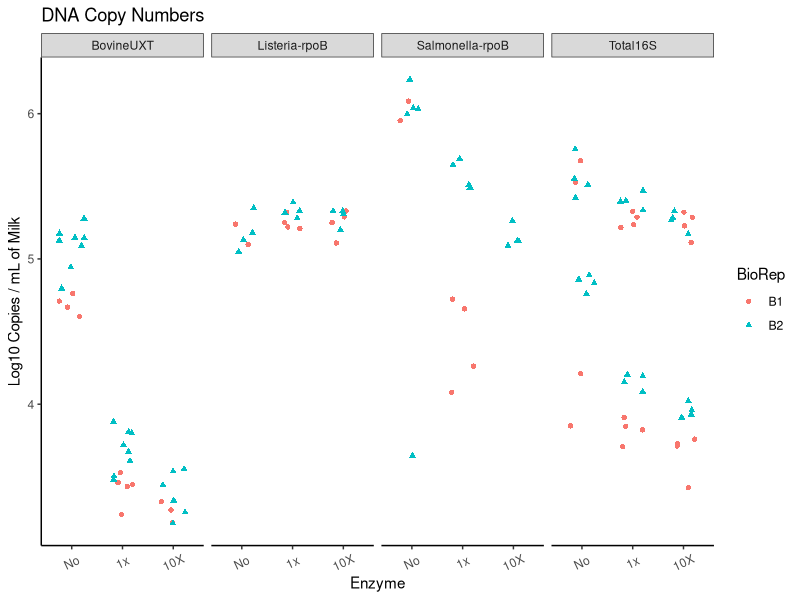
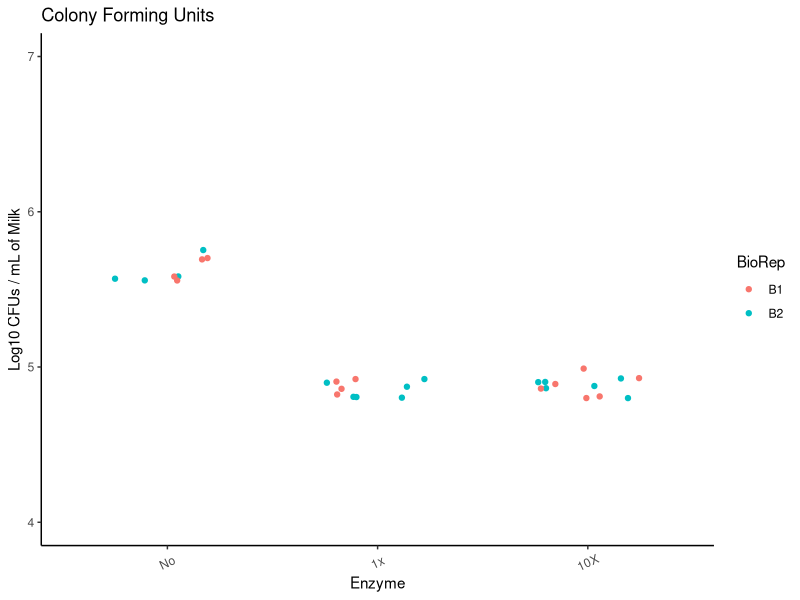

These figures' R source, in order:
## ---- chunk 1
#Data File: SelectiveLysisData
library(ggplot2)
library(dplyr)
library(emmeans)
library(multcompView)

#Read Data
LysisData <- read.table("SelectiveLysisData.txt", sep="\t",  fill = TRUE, header=TRUE)
head(LysisData)
SampleData <- LysisData %>% filter(MilkType!="NegCTRL")
SampleData <- SampleData%>% filter(MilkType!="10xNegCTRL")
SampleData <- SampleData%>% filter(MilkType!="ExtractionNEG")
SampleData <- SampleData%>% filter(FrozenGlycerol!="Yes")
SampleData <- SampleData%>% filter(PMA!="No")
dim (SampleData)

write.table (SampleData, "SampleData.txt", sep="\t" )

#Summary Statistics
SampleData.summary <- SampleData %>%
  group_by(TargetName, MilkType, Buffer, Enzyme, PMA, LightSource) %>%
  summarize(mean_LogCopiespermLofMilk=mean(LogCopiespermLofMilk,na.rm=T),
            st_dev=sd(LogCopiespermLofMilk,na.rm=T),
            n_missing=sum(is.na(LogCopiespermLofMilk)),
            n_total=n())

write.table (SampleData.summary, "SampleData.summary.txt", sep="\t" )

# Assessing the effect of Light Source
m_LightSource1 <- glm( LogCopiespermLofMilk ~ LightSource, data=SampleData )
summary(m_LightSource1)
#No difference between Halogen light or BluV - Data is analyzed combined henceforth

ggplot(data=SampleData,
       mapping=aes(x=Enzyme,y=LogCopiespermLofMilk, color=BioRep, shape=BioRep)) +
    ylab ("Log10 Copies / mL of Milk")+
    geom_jitter(width=0.25)+
  ggtitle("DNA Copy Numbers")+
  theme_bw()+
   theme(panel.grid.major = element_blank())+
  theme(panel.grid.minor = element_blank())+
  theme(panel.background = element_blank())+
  theme(panel.border = element_blank())+
  theme(axis.line = element_line())+
  theme(axis.text.x=element_text(angle=25,vjust=0.5))+
  scale_x_discrete(limits=c("No", "1x", "10X"))+
  facet_grid(. ~ TargetName)
## ---- chunk 2
#Data File: PlateCountData
library(ggplot2)
library(dplyr)
library(emmeans)
library(multcompView)

#Read Data
SPCdata <- read.table("CountData.txt", sep="\t",  fill = TRUE, header=TRUE)
head(SPCdata)
dim (SPCdata)

#Summary Statistics
mean(SPCdata$CFUmL)

SPC.summary <- SPCdata %>%
  group_by(MilkType, Buffer, Enzyme) %>%
  summarize(mean_CFU=mean(CFUmL,na.rm=T),
            st_dev=sd(CFUmL,na.rm=T),
            n_missing=sum(is.na(CFUmL)),
            n_total=n())
SPC.summary

# Assessing the effect of Buffer
BufferData <- SPCdata %>% filter(MilkType=="Spiked")

m_Buffer1 <- glm( LogCFUmL ~ Buffer, data=BufferData)
summary(m_Buffer1)

# Assessing the effect of Enzyme Concentration
m_Enzyme1 <- glm( LogCFUmL ~ EnzymeConc, data=BufferData)
summary(m_Enzyme1)

ggplot(data=BufferData,
       mapping=aes(x=Enzyme, y=LogCFUmL, color=BioRep)) +
    ylab ("Log10 CFUs / mL of Milk")+
    geom_jitter(width=0.25)+
  ggtitle("Colony Forming Units")+
  theme_bw()+
   theme(panel.grid.major = element_blank())+
  theme(panel.grid.minor = element_blank())+
  theme(panel.background = element_blank())+
  theme(panel.border = element_blank())+
  theme(axis.line = element_line())+
  theme(axis.text.x=element_text(angle=25,vjust=0.5))+
  scale_x_discrete(limits=c("No", "1x", "10X"))+
  ylim(4, 7)
